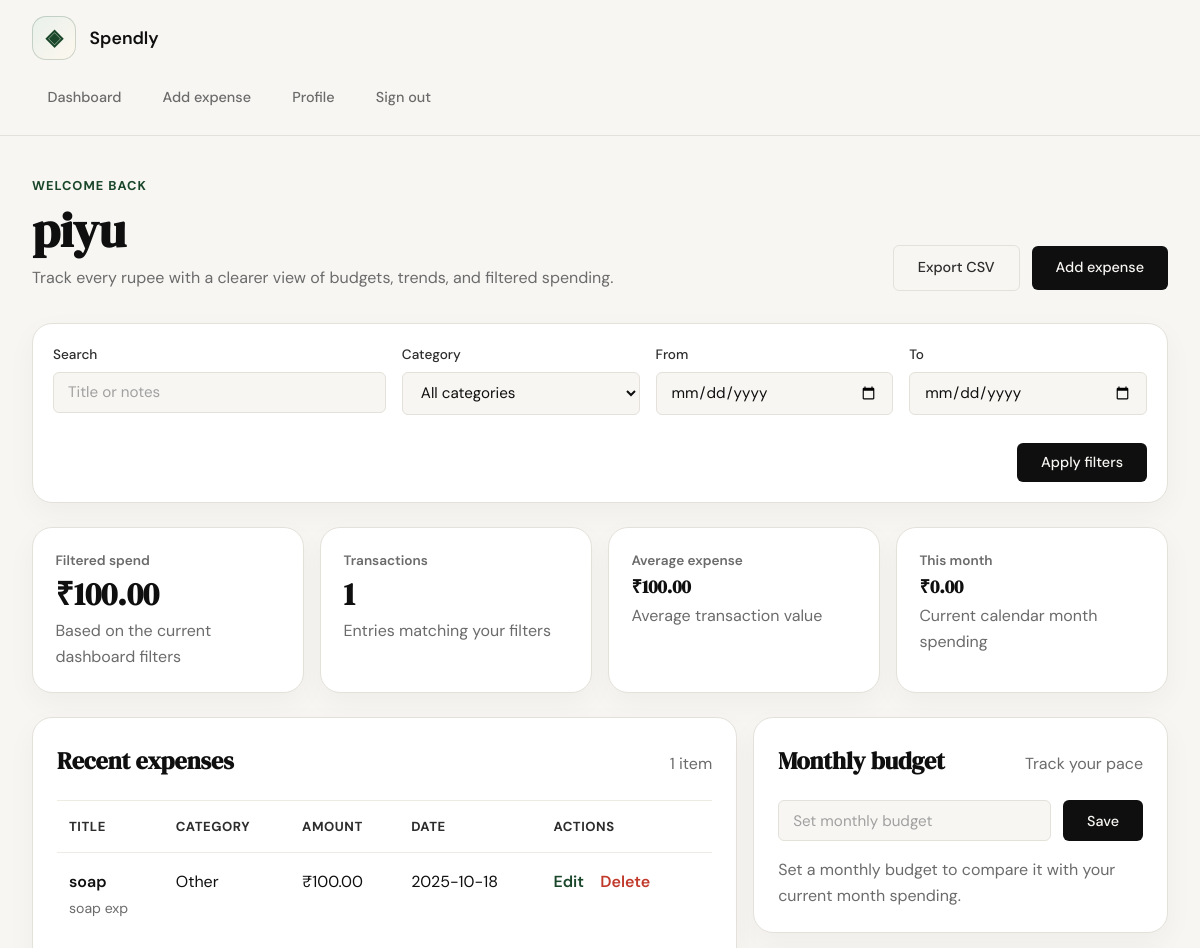
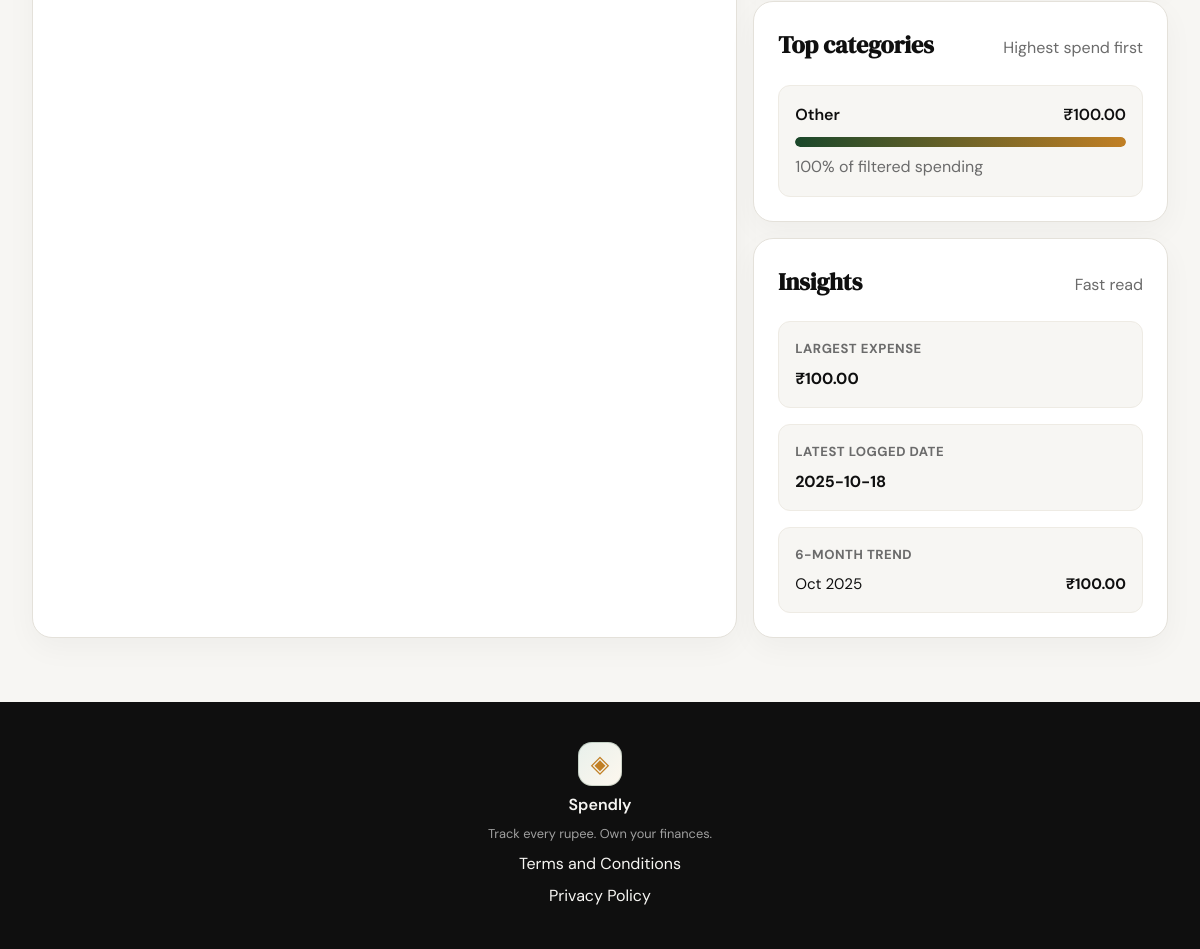
The app's page /dashboard (signed in) with its own data (2 pictures, top to bottom).
### tables this page shows
CREATE TABLE users (
                id INTEGER PRIMARY KEY AUTOINCREMENT,
                name TEXT NOT NULL,
                email TEXT UNIQUE NOT NULL,
                password_hash TEXT NOT NULL
            );

CREATE TABLE expenses (
                id INTEGER PRIMARY KEY AUTOINCREMENT,
                user_id INTEGER NOT NULL,
                title TEXT NOT NULL,
                category TEXT NOT NULL,
                amount REAL NOT NULL CHECK(amount > 0),
                expense_date TEXT NOT NULL,
                notes TEXT,
                created_at TEXT NOT NULL DEFAULT CURRENT_TIMESTAMP,
                FOREIGN KEY (user_id) REFERENCES users(id) ON DELETE CASCADE
            );

### app.py (the view)
@app.route("/dashboard")
@login_required
def dashboard():
    return render_template("dashboard.html", **dashboard_context(get_dashboard_filters()))

### app.py (called while the page is built)
def login_required(view):
    @wraps(view)
    def wrapped_view(*args, **kwargs):
        if g.user is None:
            flash("Please sign in to continue.", "error")
            return redirect(url_for("login"))
        return view(*args, **kwargs)
    return wrapped_view

@app.before_request
def load_current_user():
    user_id = session.get("user_id")
    g.user = get_user_by_id(user_id) if user_id else None

@app.context_processor
def inject_globals():
    return {"categories": CATEGORIES}

def get_dashboard_filters():
    filters = {
        "q": request.args.get("q", "").strip(),
        "category": request.args.get("category", "").strip(),
        "start_date": request.args.get("start_date", "").strip(),
        "end_date": request.args.get("end_date", "").strip(),
    }
    if filters["category"] and filters["category"] not in CATEGORIES:
        filters["category"] = ""
    if filters["start_date"] and not parse_date(filters["start_date"]):
        filters["start_date"] = ""
    if filters["end_date"] and not parse_date(filters["end_date"]):
        filters["end_date"] = ""
    return filters

### database/db.py (called while the page is built)
def get_db():
    conn = sqlite3.connect(DATABASE)
    conn.row_factory = sqlite3.Row
    conn.execute("PRAGMA foreign_keys = ON")
    return conn

def get_user_by_id(user_id):
    with get_db() as db:
        return db.execute(
            "SELECT * FROM users WHERE id = ?",
            (user_id,),
        ).fetchone()

def _build_expense_filters(user_id, filters=None):
    filters = filters or {}
    clauses = ["user_id = ?"]
    params = [user_id]
    search = (filters.get("q") or "").strip()
    if search:
        clauses.append("(LOWER(title) LIKE ? OR LOWER(COALESCE(notes, '')) LIKE ?)")
        like = f"%{search.lower()}%"
        params.extend([like, like])
    category = (filters.get("category") or "").strip()
    if category:
        clauses.append("category = ?")
        params.append(category)
    start_date = (filters.get("start_date") or "").strip()
    if start_date:
        clauses.append("expense_date >= ?")
        params.append(start_date)
    end_date = (filters.get("end_date") or "").strip()
    if end_date:
        clauses.append("expense_date <= ?")
        params.append(end_date)
    return " AND ".join(clauses), params

def get_budget_for_user(user_id):
    with get_db() as db:
        return db.execute(
            "SELECT monthly_budget FROM budgets WHERE user_id = ?",
            (user_id,),
        ).fetchone()

### templates/dashboard.html (shortened to what this page needs)
{% extends "base.html" %}
{% block content %}
<section class="dashboard-page">
    <div class="dashboard-shell">
        <div class="dashboard-header">
            <div>
                <p class="dashboard-eyebrow">Welcome back</p>
                <h1 class="dashboard-title">{{ g.user["name"] }}</h1>
                <p class="dashboard-subtitle">Track every rupee with a clearer view of budgets, trends, and filtered spending.</p>
            </div>
            <div class="header-actions">
                <a href="{{ url_for('export_expenses', q=filters['q'], category=filters['category'], start_date=filters['start_date'], end_date=filters['end_date']) }}" class="btn-ghost">Export CSV</a>
                <a href="{{ url_for('add_expense') }}" class="btn-primary">Add expense</a>
            </div>
        </div>
        <form method="GET" action="{{ url_for('dashboard') }}" class="filter-card">
            <div class="filter-grid">
                <div class="form-group">
                    <label for="q">Search</label>
                    <input id="q" name="q" class="form-input" placeholder="Title or notes" value="{{ filters['q'] }}">
                </div>
                <div class="form-group">
                    <label for="category">Category</label>
                    <select id="category" name="category" class="form-input">
                        <option value="">All categories</option>
                    </select>
                </div>
                <div class="form-group">
                    <label for="start_date">From</label>
                    <input type="date" id="start_date" name="start_date" class="form-input" value="{{ filters['start_date'] }}">
                </div>
                <div class="form-group">
                    <label for="end_date">To</label>
                    <input type="date" id="end_date" name="end_date" class="form-input" value="{{ filters['end_date'] }}">
                </div>
            </div>
            <div class="filter-actions">
                <button type="submit" class="btn-primary">Apply filters</button>
            </div>
        </form>
        <div class="stats-grid">
            <article class="stat-panel">
                <span class="stat-label">Filtered spend</span>
                <strong class="stat-value">₹{{ "%.2f"|format(total_amount) }}</strong>
                <span class="stat-meta">Based on the current dashboard filters</span>
            </article>
            <article class="stat-panel">
                <span class="stat-label">Transactions</span>
                <strong class="stat-value">{{ summary["total_count"] }}</strong>
                <span class="stat-meta">Entries matching your filters</span>
            </article>
            <article class="stat-panel">
                <span class="stat-label">Average expense</span>
                <strong class="stat-value stat-value--small">₹{{ "%.2f"|format(average_amount) }}</strong>
                <span class="stat-meta">Average transaction value</span>
            </article>
            <article class="stat-panel">
                <span class="stat-label">This month</span>
                <strong class="stat-value stat-value--small">₹{{ "%.2f"|format(monthly_spend) }}</strong>
                <span class="stat-meta">Current calendar month spending</span>
            </article>
        </div>
        <div class="dashboard-grid">
            <section class="dashboard-card">
                <div class="card-head">
                    <h2>Recent expenses</h2>
                    {% if expenses %}
                    <span class="card-note">{{ expenses|length }} item{{ "" if expenses|length == 1 else "s" }}</span>
                    {% endif %}
                </div>
                {% if expenses %}
                <div class="table-wrap">
                    <table class="expense-table">
                        <thead>
                            <tr>
                                <th>Title</th>
                                <th>Category</th>
                                <th>Amount</th>
                                <th>Date</th>
                                <th>Actions</th>
                            </tr>
                        </thead>
                        <tbody>
                            {% for expense in expenses %}
                            <tr>
                                <td>
                                    <div class="expense-title">{{ expense["title"] }}</div>
                                    {% if expense["notes"] %}
                                    <div class="expense-notes">{{ expense["notes"] }}</div>
                                    {% endif %}
                                </td>
                                <td>{{ expense["category"] }}</td>
                                <td>₹{{ "%.2f"|format(expense["amount"]) }}</td>
                                <td>{{ expense["expense_date"] }}</td>
                                <td class="expense-actions">
                                    <a href="{{ url_for('edit_expense', id=expense['id']) }}">Edit</a>
                                    <a href="{{ url_for('delete_expense', id=expense['id']) }}" class="link-danger">Delete</a>
                                </td>
                            </tr>
                            {% endfor %}
                        </tbody>
                    </table>
                </div>
                {% else %}
                <div class="empty-state">
                    <h3>No matching expenses</h3>
                    <p>{% if has_active_filters %}Try clearing or adjusting your filters.{% else %}Add your first entry to start tracking where your money goes.{% endif %}</p>
                    <a href="{{ url_for('add_expense') }}" class="btn-primary">Add expense</a>
                </div>
                {% endif %}
            </section>
            <section class="dashboard-stack">
                <article class="dashboard-card">
                    <div class="card-head">
                        <h2>Monthly budget</h2>
                        <span class="card-note">Track your pace</span>
                    </div>
                    <form method="POST" action="{{ url_for('update_budget') }}" class="budget-form">
                        <div class="budget-input-row">
                            <input type="number" step="0.01" min="0" name="monthly_budget" class="form-input" value="{{ monthly_budget if monthly_budget else '' }}" placeholder="Set monthly budget">
                            <button type="submit" class="btn-primary">Save</button>
                        </div>
                    </form>
                    {% if monthly_budget %}
                    <div class="budget-meter">
                        <div class="budget-meter-track">
                            <div class="budget-meter-fill {% if budget_used_pct > 100 %}budget-meter-fill--over{% endif %}" style="width: {{ 100 if budget_used_pct > 100 else budget_used_pct }}%"></div>
                        </div>
                        <div class="budget-meta">
                            <span>Used {{ budget_used_pct }}%</span>
                            <span>
                                {% if remaining_budget >= 0 %}
                                ₹{{ "%.2f"|format(remaining_budget) }} left
                                {% else %}
                                ₹{{ "%.2f"|format(remaining_budget|abs) }} over budget
                                {% endif %}
                            </span>
                        </div>
                    </div>
                    {% else %}
                    <p class="empty-copy">Set a monthly budget to compare it with your current month spending.</p>
                    {% endif %}
                </article>
                <article class="dashboard-card">
                    <div class="card-head">
                        <h2>Top categories</h2>
                        <span class="card-note">Highest spend first</span>
                    </div>
                    {% if category_rows %}
                    <div class="category-stack">
                        {% for row in category_rows %}
                        <div class="category-row">
                            <div class="category-row-top">
                                <span>{{ row["category"] }}</span>
                                <span>₹{{ "%.2f"|format(row["total"]) }}</span>
                            </div>
                            <div class="category-bar-track">
                                <div class="category-bar-fill" style="width: {{ row['percentage'] }}%"></div>
                            </div>
                            <div class="category-row-bottom">{{ row["percentage"] }}% of filtered spending</div>
                        </div>
                        {% endfor %}
                    </div>
                    {% else %}
                    <div class="empty-state empty-state--compact">
                        <h3>No category data yet</h3>
                        <p>Your category breakdown will appear here after you log expenses.</p>
                    </div>
                    {% endif %}
                </article>
                <article class="dashboard-card">
                    <div class="card-head">
                        <h2>Insights</h2>
                        <span class="card-note">Fast read</span>
                    </div>
                    <div class="insight-list">
                        <div class="insight-item">
                            <span class="insight-label">Largest expense</span>
                            <strong>₹{{ "%.2f"|format(max_amount) }}</strong>
                        </div>
                        <div class="insight-item">
                            <span class="insight-label">Latest logged date</span>
                            <strong>{{ summary["latest_date"] if summary["latest_date"] else "No entries yet" }}</strong>
                        </div>
                        <div class="insight-item">
                            <span class="insight-label">6-month trend</span>
                            <div class="trend-list">
                                {% if trend_rows %}
                                    {% for row in trend_rows %}
                                    <div class="trend-item">
                                        <span>{{ row["label"] }}</span>
                                        <strong>₹{{ "%.2f"|format(row["total"]) }}</strong>
                                    </div>
                                    {% endfor %}
                                {% else %}
                                <span class="empty-copy">Monthly trend appears after you add expenses.</span>
                                {% endif %}
                            </div>
                        </div>
                    </div>
                </article>
            </section>
        </div>
    </div>
</section>
{% endblock %}

### records on screen
users: user.name "piyu"
expenses: title "soap", notes "soap exp", category "Other", amount "100.00", expense_date "2025-10-18", total "100.00", percentage "100"

### other values on screen
{{ "%.2f"|format(total_amount) }} "100.00"
{{ summary["total_count"] }} "1"
{{ "%.2f"|format(average_amount) }} "100.00"
{{ "%.2f"|format(monthly_spend) }} "0.00"
{{ expenses|length }} "1"
{{ "%.2f"|format(max_amount) }} "100.00"
{{ summary["latest_date"] if summary["latest_date"] else "No entries yet" }} "2025-10-18"
{{ row["label"] }} "Oct 2025"
{{ "%.2f"|format(row["total"]) }} "100.00"
